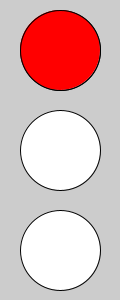
Frame 1 (no input)
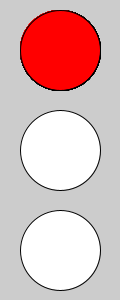
Frame 60 (the mouse pressed at the canvas centre just before this capture)
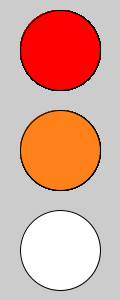
Frame 120 (the mouse held since frame 60 and released just before this capture)

The Processing sketch that drew these frames (run headless with seeded random() and noise(); from frame 60 on, the mouse is pressed at the canvas centre):

// Processing sketch: processing_96571
// ── processing_96571.pde

int time1 = 6000;
int time2 = 2000;
int time3 = 10000;
int time4 = 10500;
int time5 = 15000;
int time6 = 16000;
int time7 = 0;

void setup() {
  size(120, 300);
  background(204);
  smooth();
  ellipse(60, 50, 80, 80);
  ellipse(60, 150, 80, 80);
  ellipse(60, 250, 80, 80);
}

void draw() {
  int currentTime = millis();
      //background(204) to refresh the screen after lights
  //red light
  
if (currentTime > time7) {
fill(255, 0, 0);
ellipse(60, 50, 80, 80);  
if (currentTime > time1) {
fill(255);
ellipse(60, 50, 80, 80);
}
if (currentTime > time2) {
fill(255, 129, 26);
ellipse(60, 150, 80, 80);
if (currentTime > time1) {
fill(255);
ellipse(60, 150, 80, 80);
}
if (currentTime >time1) {
fill(0, 255, 0);
ellipse(60, 250, 80, 80);
if (currentTime > time3) {
fill(255);
ellipse(60, 250, 80, 80);
}
if (currentTime >time3) {
fill(255, 129, 26);
ellipse(60, 150, 80, 80);
if (currentTime > time5) {
fill(255);
ellipse(60, 150, 80, 80);
}
if (currentTime >time5) {
fill(255, 0, 0);
ellipse(60, 50, 80, 80);
if (currentTime > time6) {
fill(255);
ellipse(60, 50, 80, 80);
}
}
}
}
}
{
loop();
}
}
}
